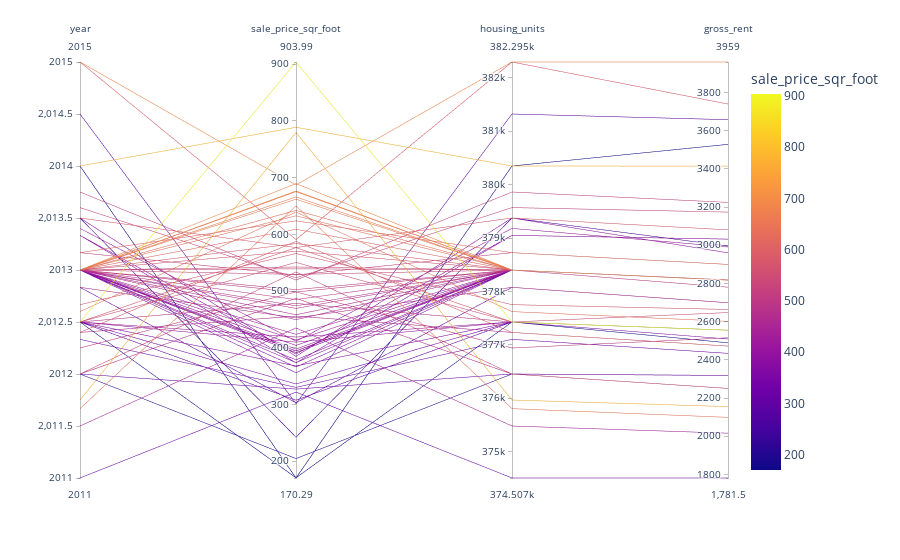

Write notebook code for a chart like this one.
### Markdown cell above
## Parallel Coordinates and Parallel Categories Analysis

In this section, you will use plotly express to create parallel coordinates and parallel categories visualizations so that investors can interactively filter and explore various factors related to the sales price of the neighborhoods. 

Using the DataFrame of Average values per neighborhood (calculated above), create the following visualizations:
1. Create a Parallel Coordinates Plot
2. Create a Parallel Categories Plot

### Code cell
# Parallel Coordinates Plot
# YOUR CODE HERE!
parallel_coordinate_plot = px.parallel_coordinates(
    mean_sale_price_neighborhood,
    color='sale_price_sqr_foot')
parallel_coordinate_plot
